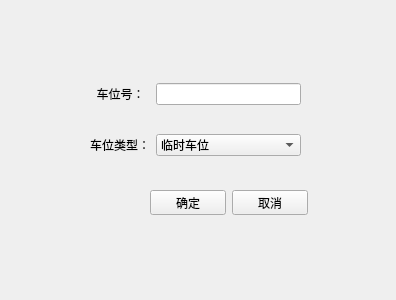
<?xml version="1.0" encoding="UTF-8"?>
<ui version="4.0">
 <class>seatUp</class>
 <widget class="QWidget" name="seatUp">
  <property name="geometry">
   <rect>
    <x>0</x>
    <y>0</y>
    <width>396</width>
    <height>300</height>
   </rect>
  </property>
  <property name="windowTitle">
   <string>Form</string>
  </property>
  <widget class="QWidget" name="gridLayoutWidget">
   <property name="geometry">
    <rect>
     <x>90</x>
     <y>60</y>
     <width>211</width>
     <height>121</height>
    </rect>
   </property>
   <layout class="QGridLayout" name="gridLayout">
    <item row="1" column="0">
     <widget class="QLabel" name="label">
      <property name="text">
       <string>车位类型：</string>
      </property>
     </widget>
    </item>
    <item row="0" column="2">
     <widget class="QLineEdit" name="lineEdit"/>
    </item>
    <item row="0" column="0">
     <widget class="QLabel" name="label_6">
      <property name="text">
       <string>  车位号：</string>
      </property>
     </widget>
    </item>
    <item row="1" column="2">
     <widget class="QComboBox" name="comboBox">
      <item>
       <property name="text">
        <string>临时车位</string>
       </property>
      </item>
      <item>
       <property name="text">
        <string>员工车位</string>
       </property>
      </item>
     </widget>
    </item>
   </layout>
  </widget>
  <widget class="QWidget" name="horizontalLayoutWidget_2">
   <property name="geometry">
    <rect>
     <x>150</x>
     <y>190</y>
     <width>158</width>
     <height>25</height>
    </rect>
   </property>
   <layout class="QHBoxLayout" name="horizontalLayout_2">
    <item>
     <widget class="QPushButton" name="pushButton">
      <property name="text">
       <string>确定</string>
      </property>
     </widget>
    </item>
    <item>
     <widget class="QPushButton" name="pushButton_2">
      <property name="text">
       <string>取消</string>
      </property>
     </widget>
    </item>
   </layout>
  </widget>
 </widget>
 <resources/>
 <connections/>
</ui>
